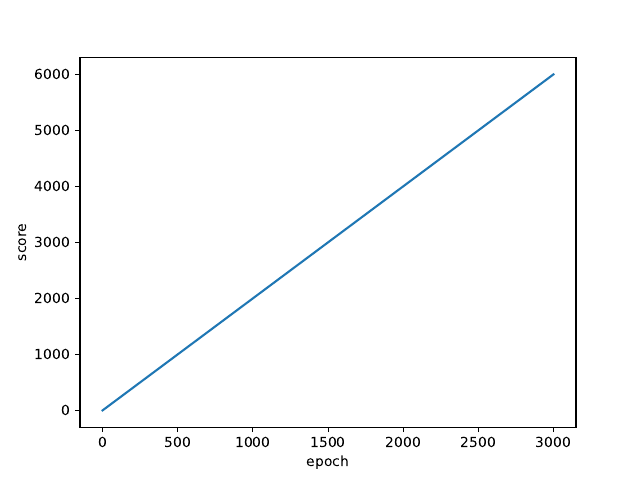

Source code (Python):
import os
import re
import string


epoch = range(0,3000)
rewards = range(0,6000,2)
import matplotlib
matplotlib.use('Agg')
import numpy as np
import matplotlib.pyplot as plt
fig = plt.figure(1)
plt.plot(epoch, rewards)
plt.xlabel('epoch')
plt.ylabel('score')
#plt.show()

fig.savefig('plot.pdf')
